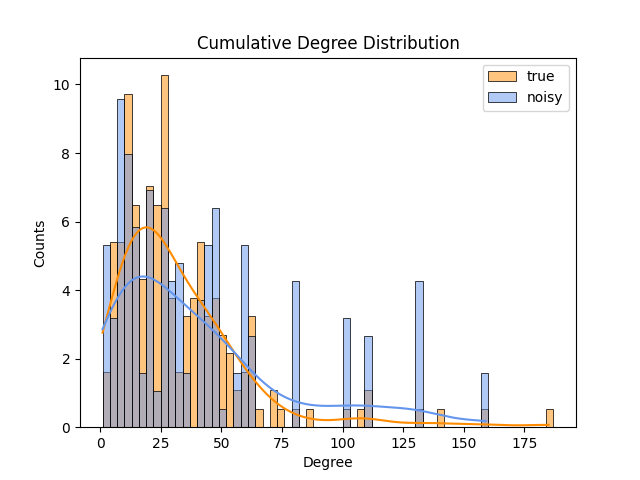

The script that saved this image:
from AppArgs import AppArgs
import argparse
import sys
import pandas as pd
import numpy as np
import os
import cdp2adp
from fractions import Fraction

current = os.path.dirname(os.path.realpath(__file__))
parent = os.path.dirname(current)
sys.path.append(parent)

import GlobalSens
import utils
import noise
import matplotlib.pyplot as plt
import BFS

import seaborn as sns
from collections import Counter


vis_attributes = ['gender', 'region_large', 'region_small', 'age', 'weight', 'height', 'hobbies', 'user_id']

missing = utils.load_missing()
df = pd.read_csv(parent+'/data/anonymized_data.csv')

mgraph = utils.create_network(df, vis_attributes, 20000, missing)

# verify input arguments using argparse and AppArgs
def parseArgs(args):
    parser = argparse.ArgumentParser()

    parser.add_argument('-t', '--top', metavar='TOP', type=str,
                        help='Top level constraint')
    parser.add_argument('-m', '--med', metavar='MEDIUM',
                        help='Medium level constraint')
    parser.add_argument('-b', '--bot', metavar='BOTTOM',
                        help='Bottom level constraint')

    args = vars(parser.parse_args(args))

    # verify args
    appArgs = AppArgs(args)
    appArgs.verify()

    return appArgs

def main():
    # forward command line arguments to be validated (sys.argv)
    appArgs = parseArgs(sys.argv[1:])

    # debug purposes (delete when no longer necessary)
    # print(appArgs)
    # print(appArgs.top)
    # print(appArgs.med)
    # print(appArgs.bot)

    # forward command line arguments to the BFS search function

    #value updated after a node removal

    # updated above
    noisy_val = []
    val = []
    #  global sensitivity
    gs = GlobalSens.compute_global_sens('../data/target_data.csv', 'l1', appArgs)
    epsilons = [i for i in np.arange(0.01, 1.01, 0.1)]
    # epsilon should not be 0
    assert not any(e == 0 for e in epsilons)


    #degree distribution
    epi = 0.5
    edge_df = pd.read_csv(parent+'/data/example_edge_20k.csv')
    neighbor_info = utils.get_neighbor_information(edge_df)
    true_q = BFS.BFS(mgraph, appArgs)

    print('people amount', len(true_q))
    edge_counts = []

    for node_id in true_q:
        edge_count = len(neighbor_info[node_id])
        edge_counts.append(edge_count)

    hist = Counter(edge_counts)

    noisy_data ={}
    delta=0.9
    rho=cdp2adp.cdp_rho(epi,delta)
    k=len(hist)
    rho_per_q = Fraction(rho)/k 
    sigma=1/(2*rho_per_q)

    max_v, min_v = max(list(hist.keys())), min(list(hist.keys()))
    sample_range = [max(list(hist.values())), min(list(hist.values()))]

    print('max min degree', max_v, min_v)
    for i in range(min_v, max_v+1):
        if i in hist.keys():
            noisy_value = hist[i] + noise.sample_dgauss(sigma)
            noisy_data[i] = noisy_value

    true_query = []
    for k, v in hist.items(): 
        for _ in range(v):
            true_query.append(k)

    noisy_query = []
    for k, v in noisy_data.items(): 
        for _ in range(v):
            noisy_query.append(k)

    print('noise', len(noisy_query))
    print('true', len(true_query))

    # sns.histplot([true_query, noisy_query], label = ['true value', 'noisy value'],  kde=[True, True])
    # plt.hist(x=true_query, label = 'true value', color='darkorange', bins=40, alpha=0.5)
    # plt.hist(x=noisy_query, label =  'noisy value', color='cornflowerblue', bins=40, alpha=0.5)

    fig, ax = plt.subplots()
    for i, a in enumerate([true_query, noisy_query]):
        if i == 0:
            sns.histplot(a, ax=ax, kde=True, alpha=0.5, color='darkorange', bins=40, legend=True, label='true',binwidth=3, stat='percent')
        else:
            sns.histplot(a, ax=ax, kde=True, alpha=0.5, color='cornflowerblue', bins=40, legend=True, label='noisy', binwidth=3, stat='percent')

    plt.legend()
    plt.xlabel('Degree')
    plt.ylabel('Counts')
    plt.title('Cumulative Degree Distribution')
    plt.savefig('DegreeDist.png')


if __name__ == '__main__':
    main()
